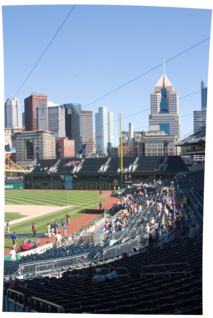
#> input picture data/pnc1.png, 213 x 318 px
$ python run_q3.py
#> lines starting #> are read from the running program, lines starting #| are printed output that depends on the picture
### python/q2.py
import numpy as np
import scipy.io as sio
import scipy
import skimage.feature
import matplotlib.pyplot as plt
from skimage.feature import (corner_peaks, corner_harris,corner_fast)
# Q2.1
# create a 2 x nbits sampling of integers from to to patchWidth^2
# read BRIEF paper for different sampling methods
# [20 lines left out: function makeTestPattern, not called in this run]
#makeTestPattern(9, 256)

# Q2.2
# im is 1 channel image, locs are locations
# compareX and compareY are idx in patchWidth^2
# should return the new set of locs and their descs
def computeBrief(im,locs,compareX,compareY,patchWidth=9):
    desc = None
    # YOUR CODE HERE
    height = np.shape(im)[0]
    width = np.shape(im)[1]
    halfPatch = (patchWidth-1)/2
    #im = np.array(im)

    locs = locs[locs[:,0] >= 4,:]
    locs = locs[locs[:,0] < width - 4,:]
    locs = locs[locs[:,1] >= 4,:]
    locs = locs[locs[:,1] < height - 4,:]
    #print(locs)

    m = locs.shape[0]
    nbits = len(compareX)
    desc = np.zeros((m, 256))
    xIdx =np.zeros((1,256))
    yIdx =np.zeros((1,256))
    xcol =np.zeros((1,256))
    xrow =np.zeros((1,256))
    ycol =np.zeros((1,256))
    yrow =np.zeros((1,256))
    for i in range(m):
        x = locs[i,0]
        y = locs[i,1]

        # get 9*9 matris from image
        patch = im[x-4:x+5][:,y-4:y+5]
        #print(np.shape(patch))

        for j in range(256):
            xIdx = compareX
            yIdx = compareY

            xcol = (xIdx%9).astype(int)
            xrow = ((xIdx-xcol)/9).astype(int)
            ycol = (yIdx%9).astype(int)
            yrow = ((yIdx-ycol)/9).astype(int)
            #print(xcol,xrow)
            if (patch[xrow[0,j]-1,xcol[0,j]-1] < patch[yrow[0,j]-1,ycol[0,j]-1]).any():
                desc[i,j] = 1

    return locs, desc

# Q2.3
# im is a 1 channel image
# locs are locations
# descs are descriptors
# if using Harris corners, use a sigma of 1.5
def briefLite(im):
    locs, desc = None, None
    # YOUR CODE HERE
    mat = sio.loadmat('testPattern.mat')
    compareX = mat['compareX']
    compareY = mat['compareY']
    patchWidth = 9
    #locs = corner_peaks(corner_fast(im, n=12, threshold=0.1))
    locs = corner_peaks(corner_harris(im,sigma = 1.5), min_distance=1)
    locs, desc =computeBrief(im,locs,compareX,compareY,patchWidth);

    return locs, desc


# Q 2.4
# [73 lines left out: functions briefMatch, plotMatches, testMatch, briefRotTest, briefRotLite, not called in this run]

### python/run_q3.py
from q2 import briefLite, briefMatch
from q3 import computeH, computeHnorm, computeHransac, compositeH, HarryPotterize

import skimage.color
import skimage.io
import numpy as np
import math

# make a test case!
# you should write your own
# Create H, x1 and x2 whose answer you know
# Make sure you can recover it!
H, x1, x2 = None, None, None
img1 = skimage.io.imread('../data/pnc1.png')
#> img1 is the input picture: shape (318, 213, 4); mean R, G, B, A 108.3, 121.2, 136.7, 233.9
im1 = skimage.color.rgb2gray(img1)
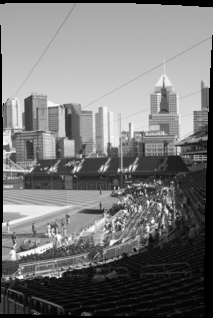
#> im1: shape (318, 213) float64; min 0, max 1, mean 0.469
img2 = skimage.io.imread('../data/pnc0.png')
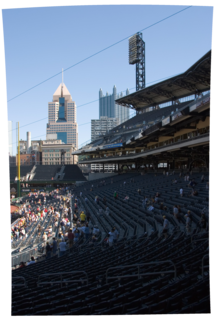
#> input picture data/pnc0.png, 214 x 319 px
#> img2 is the input picture: shape (319, 214, 4); mean R, G, B, A 76.2, 86.9, 102.4, 232.8
im2 = skimage.color.rgb2gray(img2)
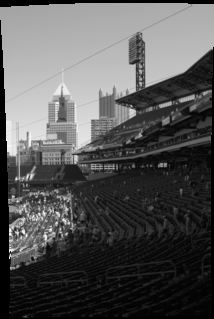
#> im2: shape (319, 214) float64; min 0, max 1, mean 0.336
locs1, desc1 = briefLite(im1)
#> (reads python/testPattern.mat from the repository)
#> in briefLite, `locs = corner_peaks(corner_harris(im,sigma = 1.5), min_distance=1)`: locs = 894 pairs, first value 2 to 316, second value 1 to 211
#> in computeBrief, `locs = locs[locs[:,0] >= 4,:]`: locs = 892 pairs, first value 4 to 316, second value 1 to 211
#> in computeBrief, `locs = locs[locs[:,0] < width - 4,:]`: locs = 608 pairs, first value 4 to 208, second value 1 to 211
#> in computeBrief, `locs = locs[locs[:,1] >= 4,:]`: locs = 603 pairs, first value 4 to 208, second value 4 to 211
#> the loop in computeBrief, `for i in range(m):` made 5 passes
#> (x, y) on passes 1 to 5: (144, 4), (170, 4), (150, 4), (87, 209), (8, 211)
#> (the run stopped early here; a loop or call above may not have finished)
